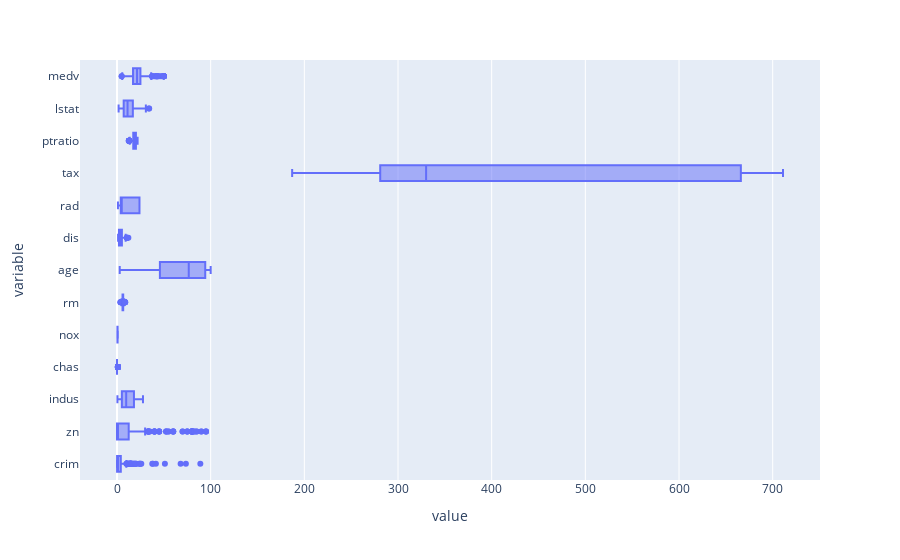

Source (notebook cell):
### Code cell
px.box(boston_housing_cleaned, points='outliers', orientation='h')

### Figure 1 — Plotly figure (JSON) as saved in the notebook; plotly's stock layout.template omitted (floating-point values rounded to 4 significant figures; data arrays with more than 128 entries replaced by an {"elided": "..."} marker saying what was removed)
{"data": [{"alignmentgroup": "True", "boxpoints": "outliers", "hovertemplate": "value=%{x}<br>variable=%{y}<extra></extra>", "legendgroup": "", "marker": {"color": "#636efa"}, "name": "", "notched": false, "offsetgroup": "", "orientation": "h", "showlegend": false, "type": "box", "x": {"elided": "5252 float values"}, "x0": " ", "xaxis": "x", "y": {"elided": "5252 str values"}, "y0": " ", "yaxis": "y"}], "layout": {"boxmode": "group", "legend": {"tracegroupgap": 0}, "margin": {"t": 60}, "xaxis": {"anchor": "y", "domain": [0, 1], "title": {"text": "value"}}, "yaxis": {"anchor": "x", "domain": [0, 1], "title": {"text": "variable"}}}}
